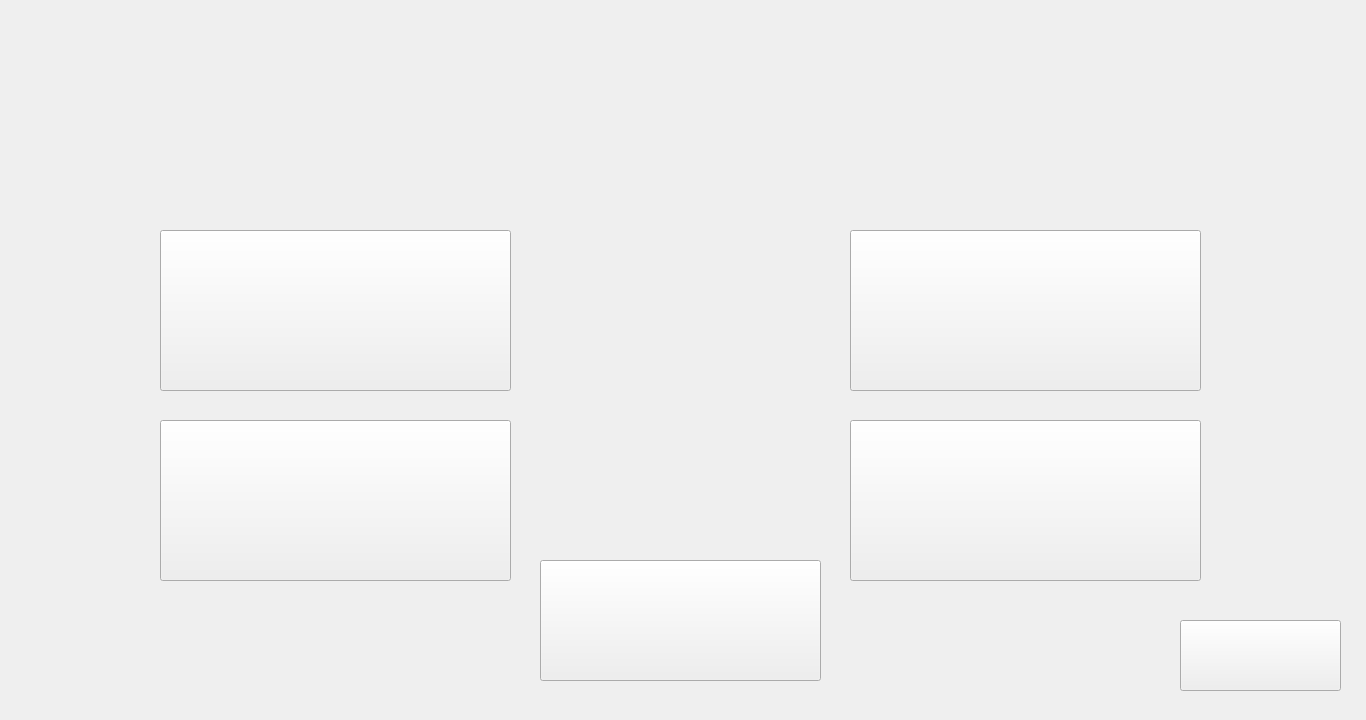
<?xml version="1.0" encoding="UTF-8"?>
<ui version="4.0">
 <class>MainWindow</class>
 <widget class="QMainWindow" name="MainWindow">
  <property name="geometry">
   <rect>
    <x>0</x>
    <y>0</y>
    <width>1366</width>
    <height>720</height>
   </rect>
  </property>
  <property name="windowTitle">
   <string>MainWindow</string>
  </property>
  <property name="styleSheet">
   <string notr="true"/>
  </property>
  <widget class="QWidget" name="centralwidget">
   <widget class="QLabel" name="label">
    <property name="geometry">
     <rect>
      <x>0</x>
      <y>0</y>
      <width>1371</width>
      <height>721</height>
     </rect>
    </property>
    <property name="text">
     <string/>
    </property>
    <property name="pixmap">
     <pixmap>../../design/edit to 1366 x 720/main menu without button.jpg</pixmap>
    </property>
   </widget>
   <widget class="QPushButton" name="pushButton_2">
    <property name="geometry">
     <rect>
      <x>160</x>
      <y>230</y>
      <width>351</width>
      <height>161</height>
     </rect>
    </property>
    <property name="styleSheet">
     <string notr="true">background-image: url(&quot;D:\\JASON\\KULIAH ITB\\MATKUL\\SEMESTER 4\\Rekayasa Perangkat Lunak\\TUGAS BESAR APLIKASI\\Tubes-RPL\\MainMenu\\moodbutton.png&quot;);
border: none;
</string>
    </property>
    <property name="text">
     <string/>
    </property>
    <property name="flat">
     <bool>false</bool>
    </property>
   </widget>
   <widget class="QPushButton" name="pushButton_3">
    <property name="geometry">
     <rect>
      <x>850</x>
      <y>230</y>
      <width>351</width>
      <height>161</height>
     </rect>
    </property>
    <property name="styleSheet">
     <string notr="true">background-image: url(&quot;D:\\JASON\\KULIAH ITB\\MATKUL\\SEMESTER 4\\Rekayasa Perangkat Lunak\\TUGAS BESAR APLIKASI\\Tubes-RPL\\MainMenu\\journalbutton.png&quot;);
border: none;
</string>
    </property>
    <property name="text">
     <string/>
    </property>
    <property name="flat">
     <bool>false</bool>
    </property>
   </widget>
   <widget class="QPushButton" name="pushButton_4">
    <property name="geometry">
     <rect>
      <x>160</x>
      <y>420</y>
      <width>351</width>
      <height>161</height>
     </rect>
    </property>
    <property name="styleSheet">
     <string notr="true">background-image: url(&quot;D:\\JASON\\KULIAH ITB\\MATKUL\\SEMESTER 4\\Rekayasa Perangkat Lunak\\TUGAS BESAR APLIKASI\\Tubes-RPL\\MainMenu\\sleepbutton.png&quot;);
border: none;
</string>
    </property>
    <property name="text">
     <string/>
    </property>
    <property name="flat">
     <bool>false</bool>
    </property>
   </widget>
   <widget class="QPushButton" name="pushButton_5">
    <property name="geometry">
     <rect>
      <x>850</x>
      <y>420</y>
      <width>351</width>
      <height>161</height>
     </rect>
    </property>
    <property name="styleSheet">
     <string notr="true">background-image: url(&quot;D:\\JASON\\KULIAH ITB\\MATKUL\\SEMESTER 4\\Rekayasa Perangkat Lunak\\TUGAS BESAR APLIKASI\\Tubes-RPL\\MainMenu\\quotesbutton.png&quot;);
border: none;
</string>
    </property>
    <property name="text">
     <string/>
    </property>
    <property name="flat">
     <bool>false</bool>
    </property>
   </widget>
   <widget class="QPushButton" name="pushButton_6">
    <property name="geometry">
     <rect>
      <x>540</x>
      <y>560</y>
      <width>281</width>
      <height>121</height>
     </rect>
    </property>
    <property name="styleSheet">
     <string notr="true">background-image: url(&quot;D:\\JASON\\KULIAH ITB\\MATKUL\\SEMESTER 4\\Rekayasa Perangkat Lunak\\TUGAS BESAR APLIKASI\\Tubes-RPL\\MainMenu\\historybutton.png&quot;);
border: none;
</string>
    </property>
    <property name="text">
     <string/>
    </property>
    <property name="flat">
     <bool>false</bool>
    </property>
   </widget>
   <widget class="QPushButton" name="pushButton_7">
    <property name="geometry">
     <rect>
      <x>1180</x>
      <y>620</y>
      <width>161</width>
      <height>71</height>
     </rect>
    </property>
    <property name="styleSheet">
     <string notr="true">background-image: url(&quot;D:\\JASON\\KULIAH ITB\\MATKUL\\SEMESTER 4\\Rekayasa Perangkat Lunak\\TUGAS BESAR APLIKASI\\Tubes-RPL\\MainMenu\\quit.png&quot;);
border: none;
</string>
    </property>
    <property name="text">
     <string/>
    </property>
    <property name="flat">
     <bool>false</bool>
    </property>
   </widget>
  </widget>
 </widget>
 <resources/>
 <connections/>
</ui>
